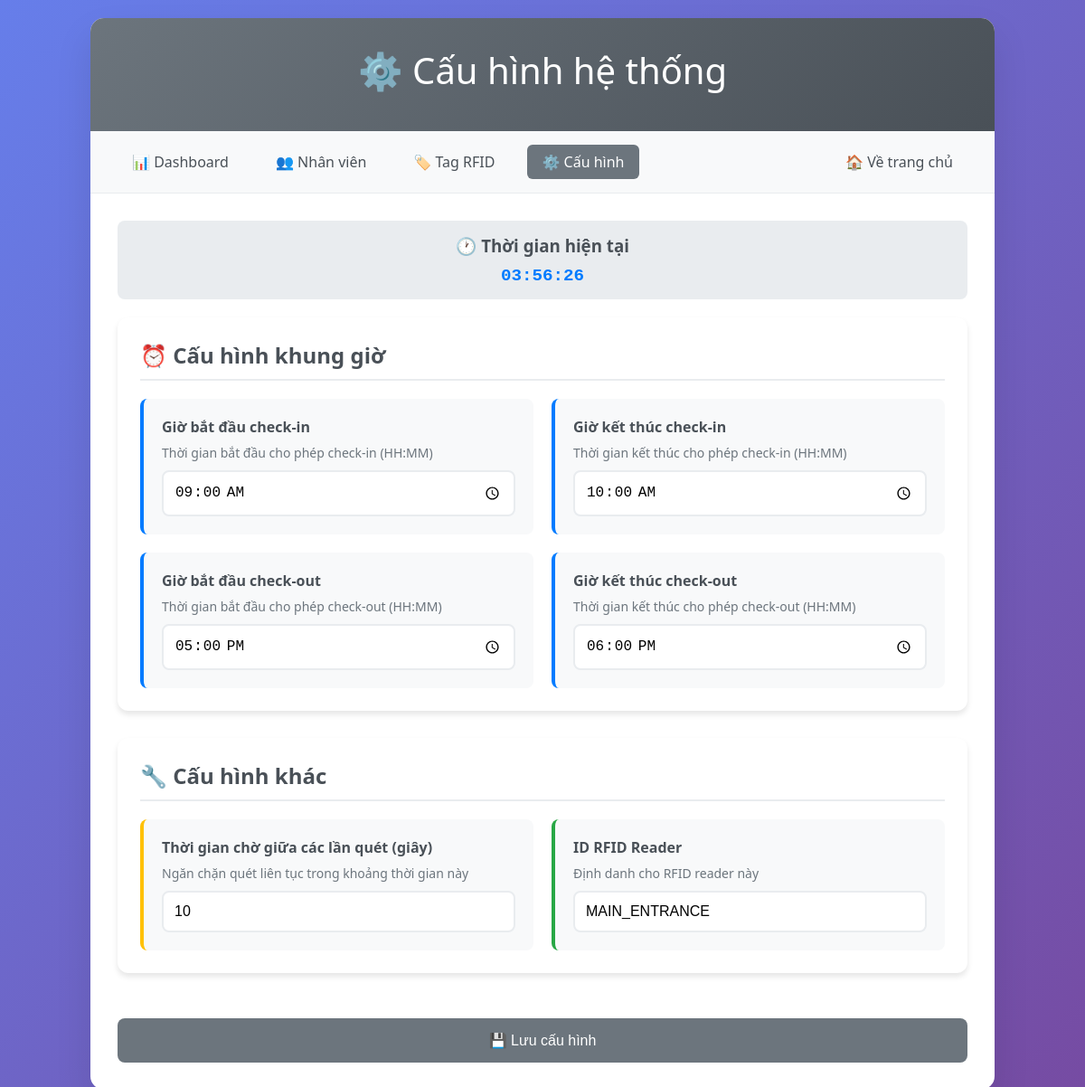
/admin/config, run on an earlier commit of the app's database.
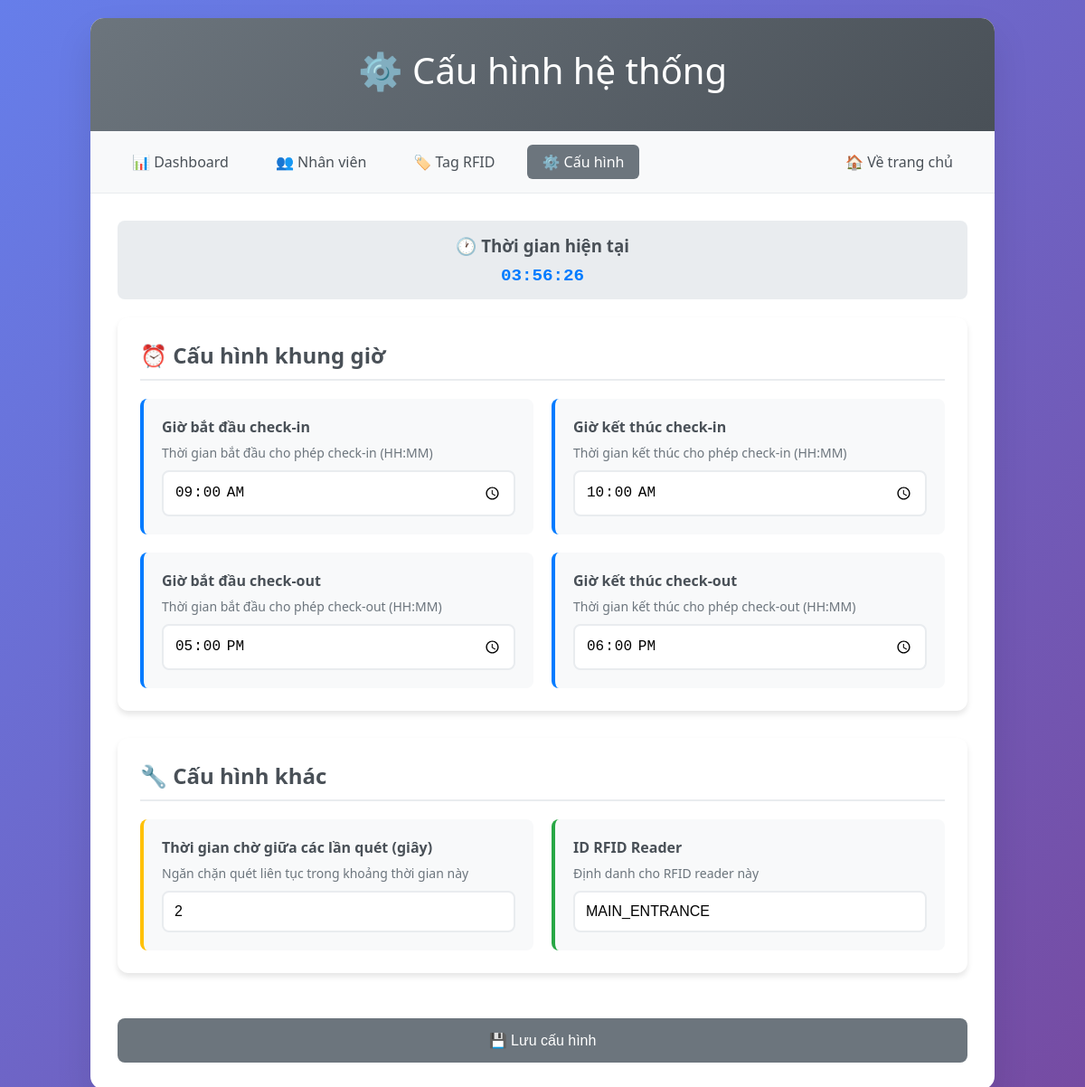
And on a later commit of the database.
### tables this page shows
CREATE TABLE system_config (
            id INTEGER PRIMARY KEY AUTOINCREMENT,
            config_key TEXT UNIQUE NOT NULL,
            config_value TEXT NOT NULL,
            description TEXT,
            updated_at TEXT DEFAULT CURRENT_TIMESTAMP
        );

### app.py (the view)
@app.route('/admin/config')
def admin_config():
    config = get_system_config()
    return render_template('admin/config.html', config=config)

### app.py (called while the page is built)
def get_system_config():
    conn = sqlite3.connect('checkins.db')
    configs = conn.execute('SELECT config_key, config_value FROM system_config').fetchall()
    conn.close()
    config_dict = {}
    for key, value in configs:
        config_dict[key] = value
    return config_dict

### templates/admin/config.html (shortened to what the changed rows need)
<!DOCTYPE html>
<html lang="vi">
  <head>
  </head>
  <body>
    <div class="container">
      <div class="header">
        <h1>⚙️ Cấu hình hệ thống</h1>
      </div>
      <div class="content">
        <form id="configForm">
          <div class="config-section">
            <h2>⏰ Cấu hình khung giờ</h2>
          </div>
          <div class="config-section">
            <h2>🔧 Cấu hình khác</h2>
            <div class="config-grid">
              <div class="config-item cooldown">
                <label class="config-label"
                  >Thời gian chờ giữa các lần quét (giây)</label
                >
                <div class="config-description">
                  Ngăn chặn quét liên tục trong khoảng thời gian này
                </div>
                <input
                  type="number"
                  class="config-input"
                  name="scan_cooldown"
                  value="{{ config.get('scan_cooldown', '10') }}"
                  min="1"
                  max="60"
                  required
                />
              </div>
            </div>
          </div>
        </form>
      </div>
    </div>
  </body>
</html>

What changed in the data, as far as the page shows it:
no longer on this page (row edited): system_config: scan_cooldown "10"
Also different on the page:
form field scan_cooldown: (not shown) → "2"
